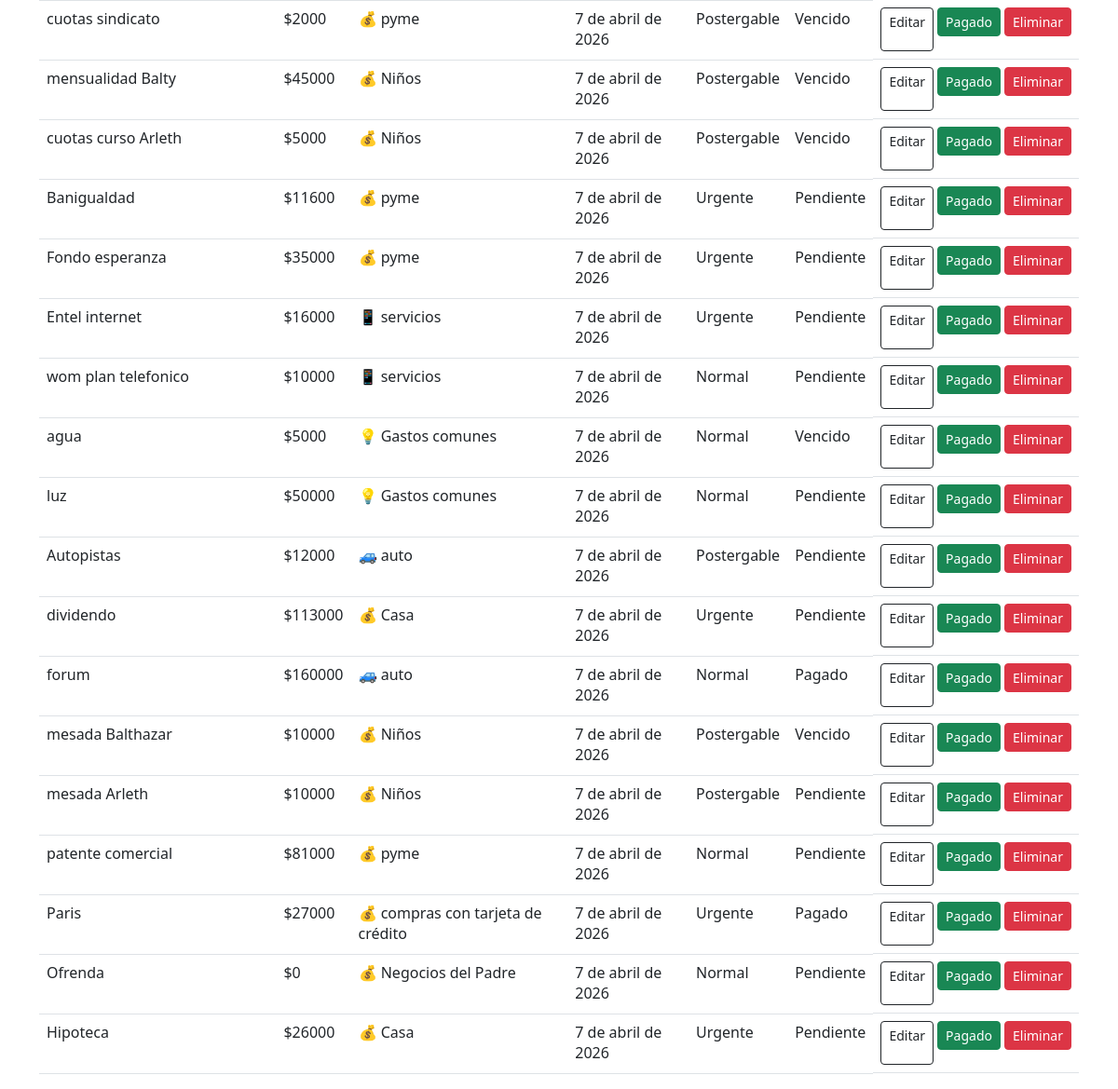
The app's page /gastos/ (signed in, lower part), older data.
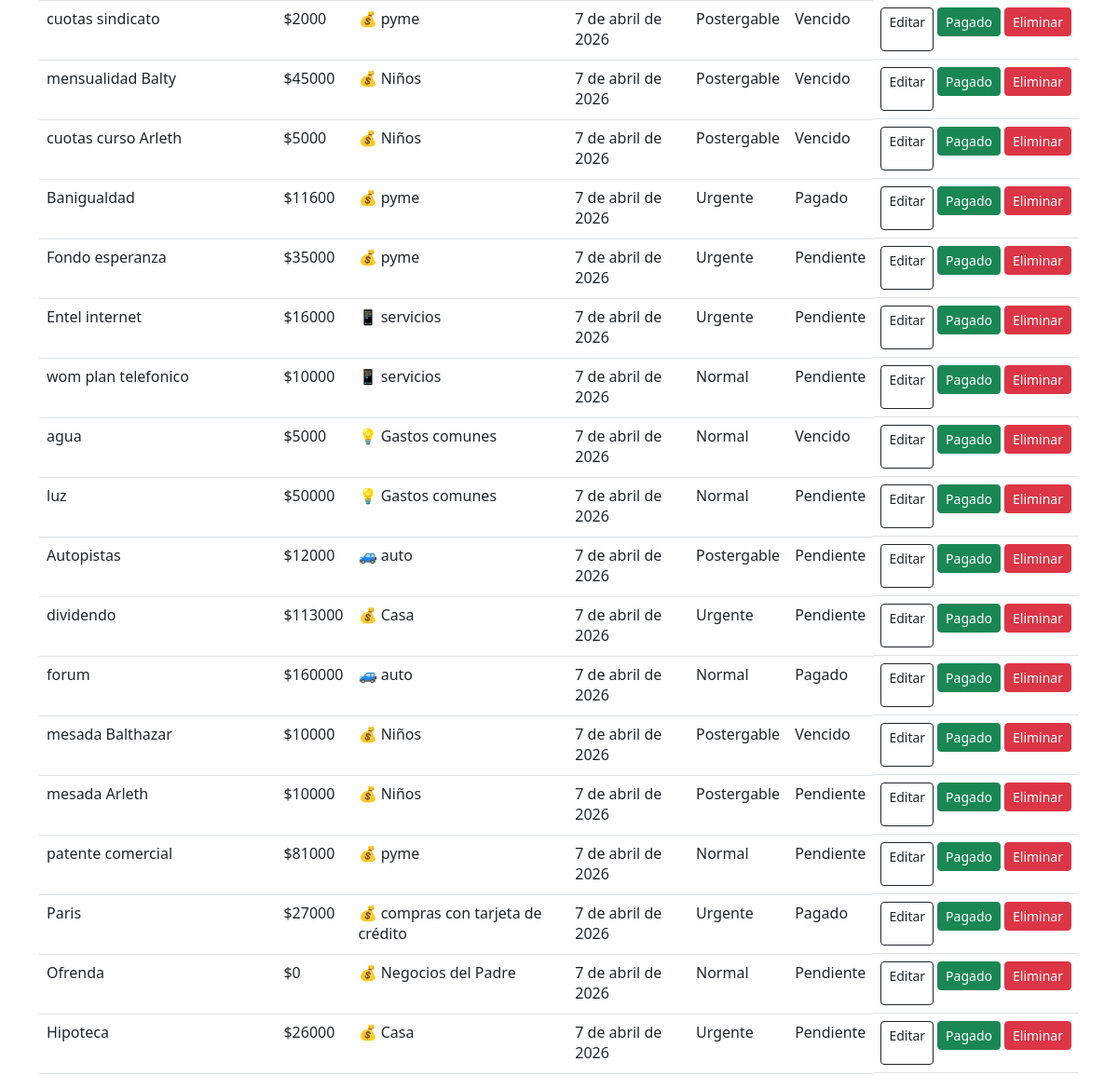
The same page, newer data.
### gastos/models.py (models this page shows, shortened)
class Gasto(models.Model): #cada gasto registrado como monto, fecha, etc
    PRIORIDAD_CHOICES = [
        ('urgente', 'Urgente'),
        ('alta', 'Alta'),
        ('normal', 'Normal'),
        ('postergable', 'Postergable'),
    ]
    ESTADO_CHOICES = [
        ('pendiente', 'Pendiente'),
        ('pagado', 'Pagado'),
        ('vencido', 'Vencido'),
    ]
    usuario = models.ForeignKey(User, on_delete=models.CASCADE, related_name='gastos')
    descripcion = models.CharField(max_length=200)
    monto = models.DecimalField(max_digits=12, decimal_places=0, null=True, blank=True)
    categoria = models.ForeignKey(Categoria, on_delete=models.SET_NULL, null=True, blank=True)
    fecha = models.DateField(default=timezone.now)
    fecha_vencimiento = models.DateField(null=True, blank=True)
    prioridad = models.CharField(max_length=20, choices=PRIORIDAD_CHOICES, default='normal')
    estado = models.CharField(max_length=20, choices=ESTADO_CHOICES, default='pendiente')
    notas = models.TextField(blank=True)
    creado_en = models.DateTimeField(auto_now_add=True)
    actualizado_en = models.DateTimeField(auto_now=True)
    class Meta:
        ordering = ['-fecha', '-creado_en']

class Categoria(models.Model): #categorias de gastos
    nombre = models.CharField(max_length=100)
    icono = models.CharField(max_length=10, default='💰')
    color = models.CharField(max_length=7, default='#6366f1')
    class Meta:
        verbose_name_plural = 'categorías'
        ordering = ['nombre']
    def __str__(self):
        return f"{self.icono} {self.nombre}"

### gastos/views.py (the view)
# urls.py: path('gastos/', views.lista_gastos, name='lista_gastos'),
@login_required
def lista_gastos(request):
    services.actualizar_estados_vencidos()
    gastos = Gasto.objects.filter(usuario=request.user).select_related('categoria')
    return render(request, 'gastos/lista.html', {'gastos': gastos})

### gastos/services.py (called while the page is built)
def actualizar_estados_vencidos():
    hoy = timezone.now().date()
    actualizados = Gasto.objects.filter(
        estado='pendiente',
        fecha_vencimiento__lt=hoy
    ).update(estado='vencido')
    return actualizados

### templates/gastos/lista.html (shortened to what this page needs)
{% extends 'gastos/base.html' %}
{% block contenido %}
<table class="table table-hover">
    <tbody>
        {% for g in gastos %}
        <tr>
            <td>{{ g.descripcion }}</td>
            <td>${{ g.monto|floatformat:0 }}</td>
            <td>{{ g.categoria }}</td>
            <td>{{ g.fecha }}</td>
            <td>{{ g.get_prioridad_display }}</td>
            <td>{{ g.get_estado_display }}</td>
            <td class="d-flex gap-1">
                <a href="{% url 'editar_gasto' g.pk %}" class="btn btn-sm btn-outline-dark">Editar</a>
                <form method="post" action="{% url 'marcar_pagado' g.pk %}">
                    <button class="btn btn-sm btn-success">Pagado</button>
                </form>
                <form method="post" action="{% url 'eliminar_gasto' g.pk %}">
                    <button class="btn btn-sm btn-danger">Eliminar</button>
                </form>
            </td>
        </tr>
        {% empty %}
        <tr><td colspan="7" class="text-center">No hay gastos registrados</td></tr>
        {% endfor %}
    </tbody>
</table>
{% endblock %}

Row changes from the older to the newer data that the page shows:
changed Gasto "Banigualdad": estado "Pendiente" → "Pagado"
